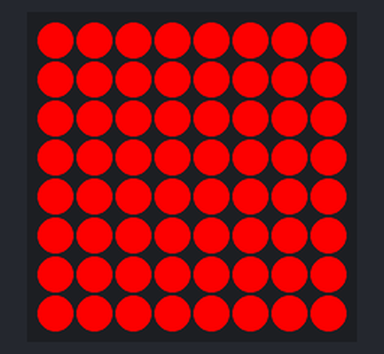
The program below on a simulated Raspberry Pi (BCM pin numbers) with a Sense HAT. Parts: the Sense HAT's 8×8 RGB LED matrix. At 3.0 s the program stops and its outputs stay as they are.

Above: at 0.1 s.
At 1.1 s:
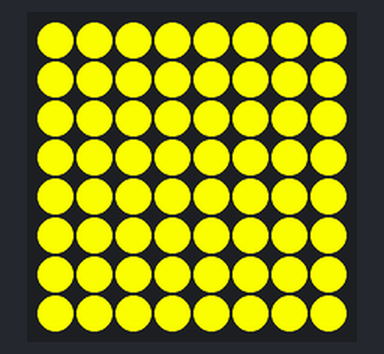
At 2.1 s:
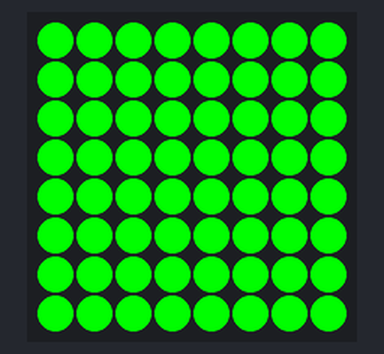

Measured:
- what the display in image 1 shows lasts 1.0 s, from 1.0 s to 2.0 s

The program:

s07_list.py
```python
# s07 · 리스트 — 여러 개를 한 줄로
from sense_hat import SenseHat   # SenseHAT 도구 상자 가져오기
from time import sleep           # 기다리기(sleep) 도구 가져오기
sense = SenseHat()               # 내 SenseHAT을 sense라고 부르기
sense.set_rotation(180)          # 화면 180도 돌리기 (케이스에 거꾸로 꽂힘)
sense.clear()                    # 화면 지우기 (켜진 LED 끄기)

colors = [(255, 0, 0), (255, 255, 0), (0, 255, 0)]   # 빨강, 노랑, 초록
for c in colors:     # 리스트에서 하나씩 꺼내 c에 담기
    sense.clear(c)   # 화면 전체를 c 색으로 채우기
    sleep(1)
```
